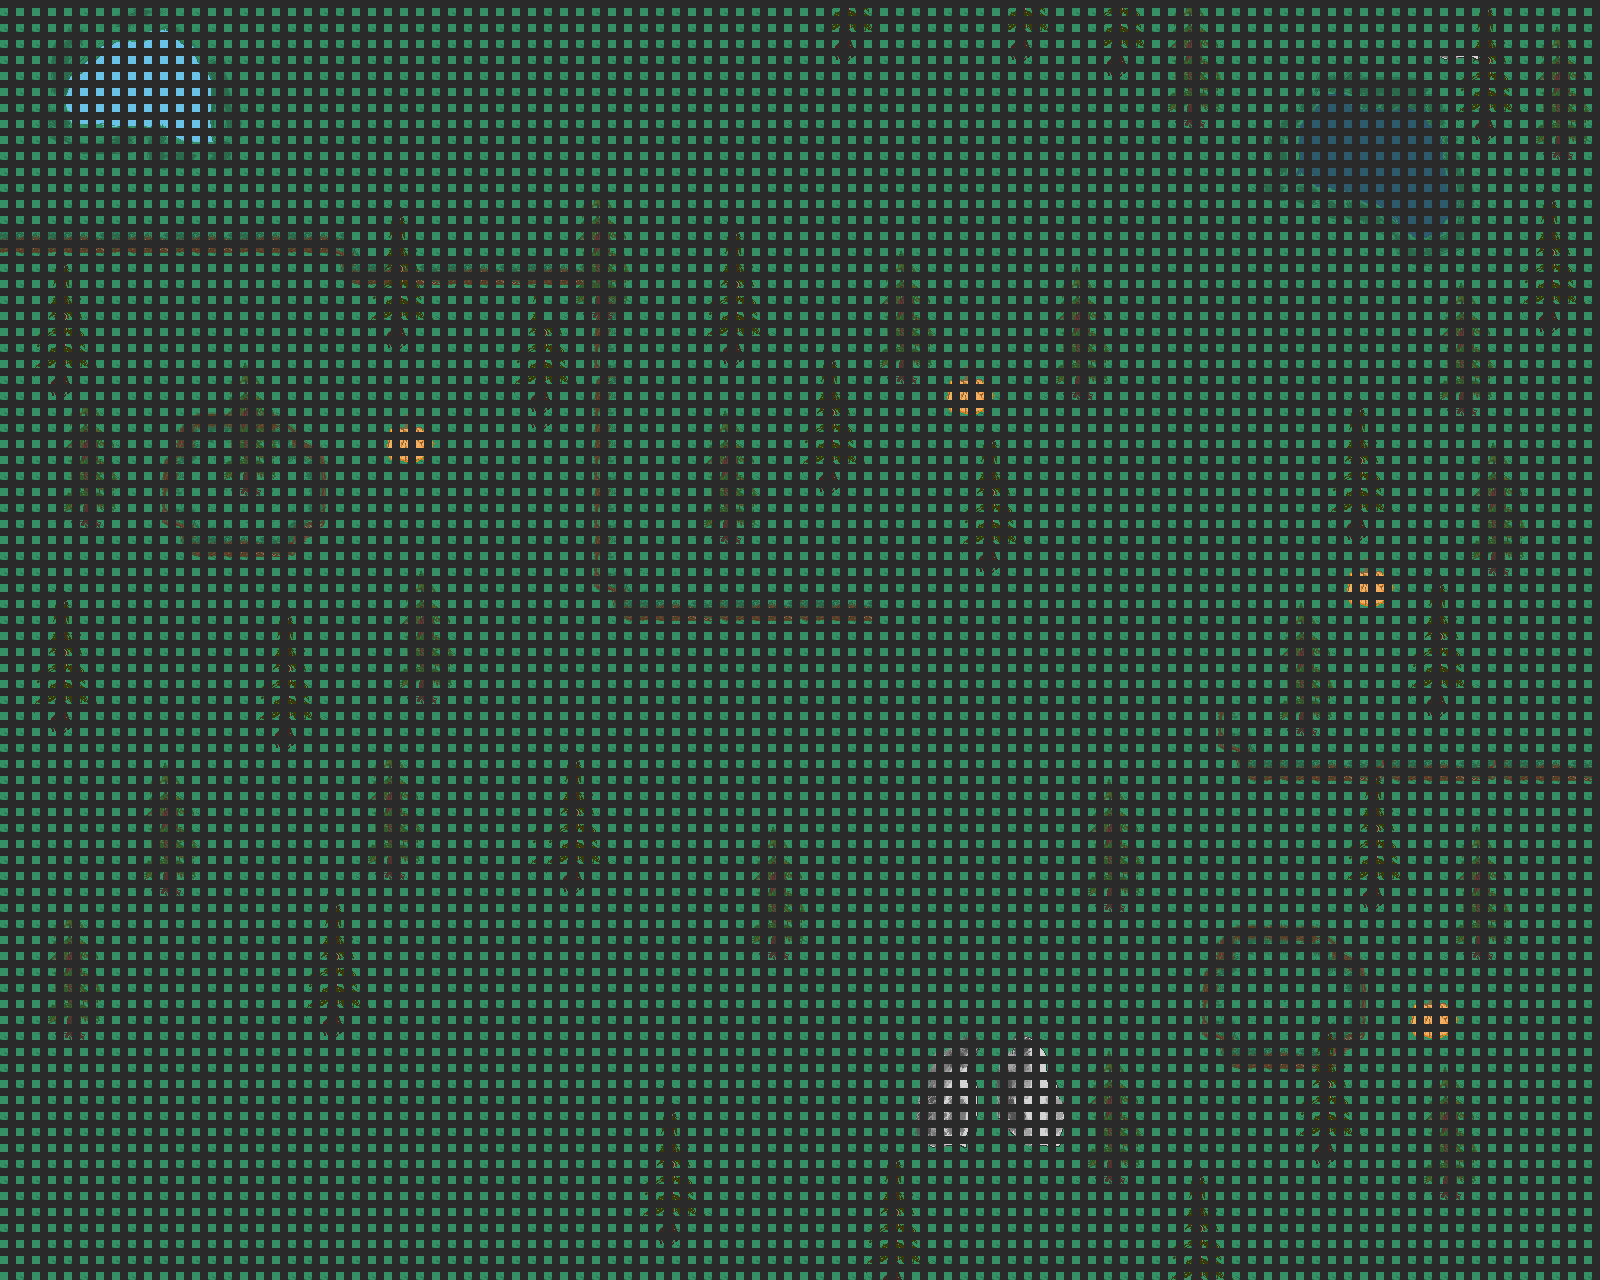

Rendered tile map (Tiled .tmx) drawn with the repository's tilesets; below, a short description and the map source with its tile grids summarised:
An orthogonal 100x80 tile map with 16x16 px tiles, 6 tile layers (Background, Foreground, Trees, Oasis, ...).

<map version="1.10" tiledversion="1.10.2" orientation="orthogonal" renderorder="right-down" width="100" height="80" tilewidth="16" tileheight="16" infinite="0" backgroundcolor="#2a2a2a" nextlayerid="7" nextobjectid="1">
 <tileset firstgid="1" name="pixil-frame-0 24" tilewidth="8" tileheight="8" tilecount="1850" columns="37">
  <image source="pixil-frame-0 24.png" width="300" height="400" />
 </tileset>
 <layer id="1" name="Background" width="100" height="80">
  <data>[8000 cells, 8000 non-empty, 2 distinct tile ids]</data>
 </layer>
 <layer id="2" name="Foreground" width="100" height="80">
  <data>[8000 cells, 506 non-empty, 129 distinct tile ids]</data>
 </layer>
 <layer id="3" name="Trees" width="100" height="80">
  <data>[8000 cells, 2210 non-empty, 208 distinct tile ids]</data>
 </layer>
 <layer id="4" name="Oasis" width="100" height="80">
  <data>[8000 cells, 165 non-empty, 165 distinct tile ids]</data>
 </layer>
 <layer id="5" name="Fake Oasis" width="100" height="80">
  <data>[8000 cells, 240 non-empty, 240 distinct tile ids]</data>
 </layer>
 <layer id="6" name="Beast Trigger" width="100" height="80">
  <data>[8000 cells, 20 non-empty, 20 distinct tile ids]</data>
 </layer>
</map>
